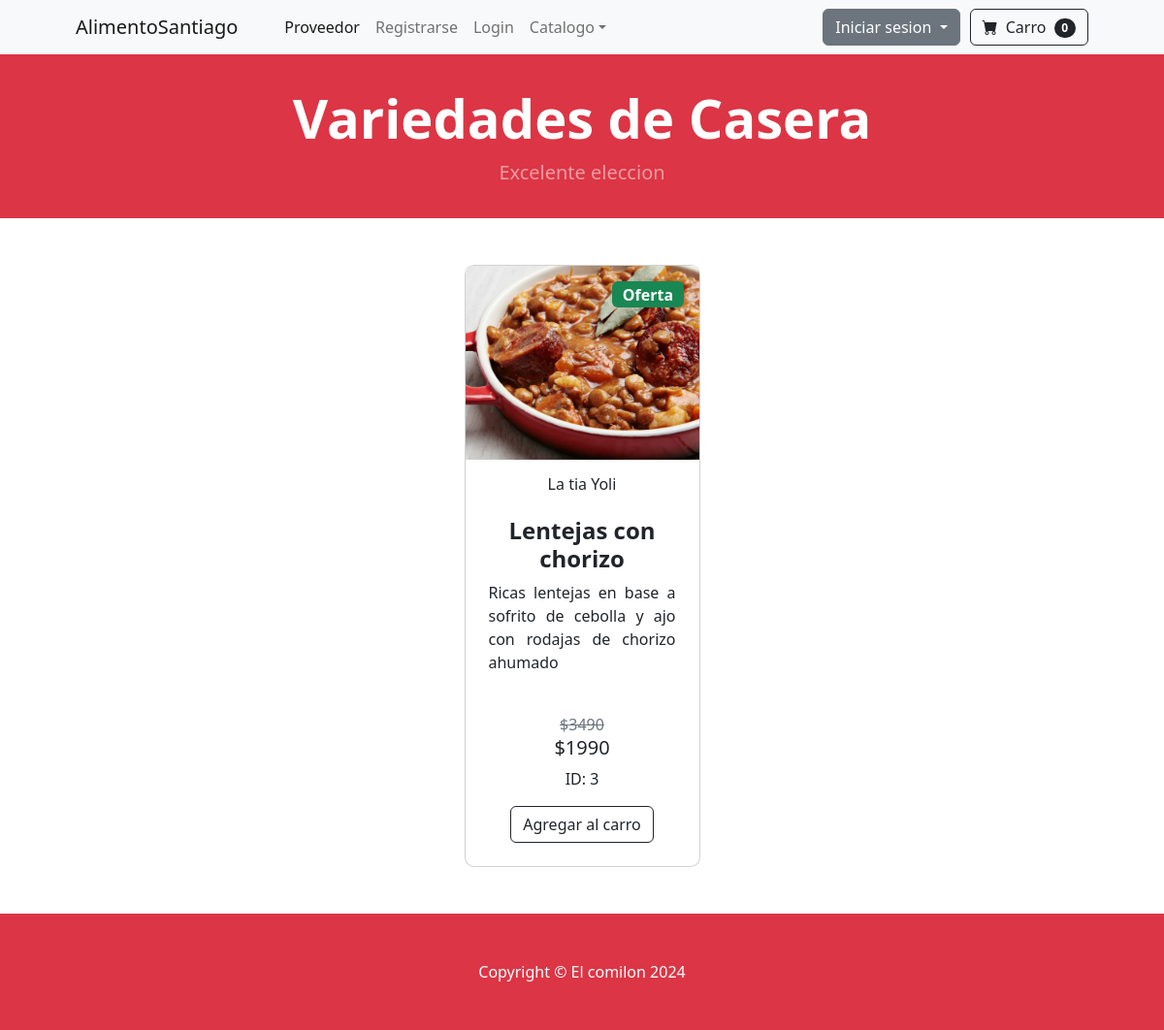
/catalogos/categoria/Casera, run on the app's committed database.
### ecommerce/models.py (models this page shows, shortened)
class Categoria(models.Model):
    id_categoria = models.AutoField(db_column='idCategoria' ,primary_key=True)
    nom_categoria = models.CharField(max_length=100, blank=False, null=False)
    des_categoria = models.CharField(max_length=100, blank=True, null=True)
    foto_categoria = models.ImageField(upload_to='img/categoria', blank=True, null=True)
    cat_activo = models.BooleanField(default=True)

class Plato(models.Model):
    id_plato = models.AutoField(primary_key=True, blank=False, null=False)
    id_categoria = models.ForeignKey('Categoria', on_delete=models.CASCADE, db_column='idCategoria')
    nom_plato = models.CharField(max_length=100, blank=False, null=False)
    descripcion_plato = models.CharField(max_length=200, blank=True, null=True)
    precio_plato = models.DecimalField(max_digits=10, decimal_places=2, blank=False, null=False)
    oferta_plato = models.DecimalField(max_digits=10, decimal_places=2, blank=True, null=True)
    foto_plato = models.ImageField(upload_to='img/plato', blank=True, null=True)
    id_proveedor = models.ForeignKey(Proveedor, on_delete=models.CASCADE, db_column='idProveedor')
    fecha_publicacion = models.DateField(default=datetime.date.today)
    descuento_activo = models.BooleanField(default=False)
    plato_activo = models.BooleanField(default=True)

### proveedor/models.py (models this page shows, shortened)
class Proveedor(models.Model):
        id_proveedor = models.AutoField(db_column='idProveedor',primary_key=True)
        nombre_proveedor = models.CharField(max_length=100, blank=False, null=False)
        user = models.OneToOneField(User, on_delete=models.CASCADE)
        domicilio_proveedor = models.CharField(default='s/n', max_length=100, blank=False, null=False)
        fono_proveedor = models.IntegerField( blank=False, null=False)

### ecommerce/views.py (the view)
# urls.py: path('catalogos/categoria/<str:cat>', views.platosCategoriaSeleccionada , name='platosCategoriaSeleccionada'),
def platosCategoriaSeleccionada(request,cat):
    if not usuarioValido(request, 'cliente'):
        return redirect('homeCliente')
    categoria = Categoria.objects.get(nom_categoria=cat)
    categoria = categoria.id_categoria
    plato = Plato.objects.filter(id_categoria=categoria)
    nomCategoria = cat
    context = {"platos":plato, "nomCategoria":nomCategoria, "itemsCarro": visualizarCantidadCarro(request)}
    return render(request, 'ecommerce/platos.html', context)

### ecommerce/procesadorContexto.py (called while the page is built)
def carro(request):
    return {'carro': Carro(request)}

### ecommerce/views.py (called while the page is built, shortened)
def usuarioValido(request, group_name):
    user = request.user
    print(f'USUARIOVALIDO: user el usuario actual es: {user}')
    if isinstance(user, AnonymousUser):
        return True  # permite a usuarios anónimos acceder a la página

def visualizarCantidadCarro(request):
    if request.user.is_authenticated:
        cliente = request.user.cliente
        pedido, created = Pedido.objects.get_or_create(id_cliente=cliente, completado=False)
        items = pedido.itempedido_set.all()
        itemsCarro = pedido.get_cantidad_items_pedido
    else:
        items = []
        pedido = {'get_total_item_oferta_descontada':0, 'get_total_item':0, 'get_cantidad_items_pedido':0}
        itemsCarro = pedido['get_cantidad_items_pedido']
    return itemsCarro

### ecommerce/templates/ecommerce/platos.html (shortened to what this page needs)
{% extends "cliente/base.html" %}
{% block content %}
    {% if banderaOferta %}
    <header class="bg-danger py-4">
        <div class="container px-2 px-lg-2 my-2">
            <div class="text-center text-white">
                <h1 class="display-4 fw-bolder">Ofertas</h1>
                <p class="lead fw-normal text-white-50 mb-0">Disfruta estas papitas</p>
            </div>
        </div>
    </header>
    {% elif nomCategoria %}
        <header class="bg-danger py-4">
            <div class="container px-2 px-lg-2 my-2">
                <div class="text-center text-white">
                    <h1 class="display-4 fw-bolder">Variedades de {{nomCategoria}}</h1>
                    <p class="lead fw-normal text-white-50 mb-0">Excelente eleccion</p>
                </div>
            </div>
        </header>
    {% endif %}
        <div class="container px-4 px-lg-5 mt-5">
            <div class="row gx-4 gx-lg-6 row-cols-1 row-cols-md-3 row-cols-xl-4 justify-content-center">
            {% for plato in platos %}
            {% if plato.plato_activo == True %}
            <div class="col mb-5">
                <div class="card h-100 item d-flex flex-column">
                    {% if plato.descuento_activo %}
                        <div class="badge bg-success text-white position-absolute" style="z-index: 10; top: 1rem; right: 1rem ; font-size: 1rem;">Oferta</div>
                    {% endif %}
                    <div class="item-image">
                        <figure>
                            <img class="card-img-top" src="/media/{{plato.foto_plato}}" alt="..." />
                        </figure>
                        <h6 style="margin: 0;text-align: center;">{{ plato.id_proveedor.nombre_proveedor }}</h6>
                    </div>
                    <div class="card-body p-4 flex-grow-1">
                        <div class="text-center">
                            <h4 class="fw-bolder">{{ plato.nom_plato }}</h4>
                        </div>
                        <p id="info" style="text-align: justify;">{{ plato.descripcion_plato}}</p>
                    </div>
                    <div class="text-center">
                        {% if plato.descuento_activo %}
                            <span class="text-muted text-decoration-line-through precio-item">${{ plato.precio_plato|floatformat }}</span>
                            <h5 class="precio-item">${{ plato.oferta_plato|floatformat }}</h5>
                        {% else %}
                            <h5 class="precio-item">${{ plato.precio_plato|floatformat }}</h5>
                        {% endif %}
                        <p>ID: {{ plato.id_plato }}</p>
                    </div>
                    <div class="card-footer p-4 pt-0 border-top-0 bg-transparent mt-auto">
                        <div class="text-center">
                            <button data-plato={{plato.id_plato}} data-action="agregar" type="button" value="{{ plato.id_plato }}" class="btn btn-outline-dark mt-auto actualiza-carrito add">Agregar al carro</button>
                        </div>
                    </div>
                </div>
            </div>
            {% endif %}
            {% empty %}
            <tr>
                <td colspan="4">No hay publicaciones disponibles.</td>
            </tr>
            {% endfor %}
        </div>
    </div>
{% endblock %}

### static/css/cards.css (style rules this page uses)
.item { border-radius: 10px; }
.item img { width: 100%; height: 200px; object-fit: cover; border-radius: 5px 5px 0 0; transition: all .5s; }
.item figure { overflow: hidden; }

### data on the page
Categoria: nom_categoria "Casera"
Plato: descuento_activo "Oferta", foto_plato (picture), id_proveedor.nombre_proveedor "La tia Yoli", nom_plato "Lentejas con chorizo", descripcion_plato "Ricas lentejas en base a sofrito de cebolla y ajo con rodajas de chorizo ahumado", precio_plato "3490", oferta_plato "1990", id_plato "3"
